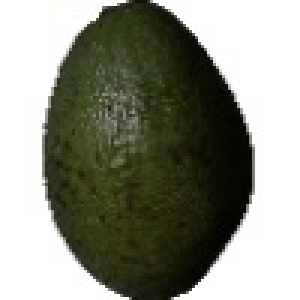
#> input picture [8] Perceptron/Fruits Dataset/Avocado/112_100.png, 100 x 100 px (shown 3 times larger)
$ jupyter execute --allow-errors Perceptron.ipynb
#> lines starting #> are read from the running program, lines starting #| are printed output that depends on the picture
# Perceptron

One way to automate classification of objects using their features is to find a decision line in feature space which can separate the classes. In this activity we learn about a simple algorithm to find the decision line. It takes its inspiration from brain cells or neurons.

The earliest mathematical model of a neuron is the McCulloch-Pitts Neuron (MCP) where each input $x_i$ enters through a dendrite with synaptic strength or weight $w_i$. The neuron sums these weighted inputs ($x_iw_i$) and lets the sum, $a$ , act on an activation function, $g$. The result, $z$, is then fired through the output to other neurons. The activation function can be any thresholding function such as a step function, a sigmoid function, or even a Gaussian function.

[cell 1]
import numpy as np
import pandas as pd
import cv2, glob, random, skimage
import matplotlib.pyplot as plt
import matplotlib.gridspec as gridspec
from PIL import Image
from matplotlib.patches import Rectangle
from skimage import color, filters, measure, morphology

plt.rcParams["figure.figsize"] = (4,4)
plt.rcParams["savefig.dpi"] = 300
plt.rcParams["savefig.bbox"] = "tight"
plt.rcParams["savefig.pad_inches"] = 0.1
# plt.rcParams["text.usetex"] = True

# Supress warnings
import warnings
warnings.filterwarnings('ignore')

## Training data and processing

Code for `jpg2png` function adapted from [this](https://gist.github.com/qingswu/1a58c9d66dfc0a6aaac45528bbe01b82) repository.

[cell 2]
# [5 lines left out: function jpg2png, not called in this run]

[cell 3]
# [8 lines left out: function NCC, not called in this run]

[cell 4]
# [7 lines left out: function scatter_NCC, not called in this run]

[cell 5]
# [4 lines left out: function RGB2Lab, not called in this run]

[cell 6]
# [8 lines left out: function hue, not called in this run]

[cell 7]
def fruit_select(fruit_name, data_points = 6):
#> called with fruit_name = 'Avocado', data_points = 6
    cv_img = []
    dataset = glob.glob("Fruits Dataset/" + str(fruit_name) + "/*.png")
    for img in dataset:
        n = cv2.imread(img)
#> n is the input picture: shape (100, 100, 3); mean B, G, R 130.7, 143.3, 141.3
        n = n[:,:,::-1] # reverse color channels
        cv_img.append(n)

    filtered_cv_img = random.sample(cv_img, data_points)
    return filtered_cv_img

Using the same principles for image thresholding and morphological cleaning for `regionprops`, we have

[cell 8]
# [5 lines left out: function fruit_thresh, not called in this run]

[cell 9]
# [50 lines left out: function feature_extract, not called in this run]

[cell 10]
# [21 lines left out: function feature_extract_data, not called in this run]

***

## Feature extraction of some fruits

Images adapted from [Fruits 360](https://www.kaggle.com/datasets/moltean/fruits), a dataset repository of images containing fruits and vegetables. Hue and eccentricity were considered for this activity. The color of objects can also be visualized and quantified by using the CIELAB color space. The 3-dimensional color space is built-up from three axes that are perpendicular to one another. Hue and chroma can be visualized and quantified by using the *a*b-plane of the CIELAB color space. The hue angle range starts, by definition, at the positive side of the $a^*$-axis and goes counter-clockwise. This implies that red has a hue angle of 0°. A full circle goes from 0° to 360°. This means that $$\text{hue} = \tan^{-1} \frac{b^*}{a^*}$$ which will be used later for the feature space extraction.

#> (a cell that did not finish here is left out)

#> (a cell that did not finish here is left out)

#> (a cell that did not finish here is left out)


#> (a cell that did not finish here is left out)

#> (a cell that did not finish here is left out)


#> (a cell that did not finish here is left out)

#> (a cell that did not finish here is left out)


#> (a cell that did not finish here is left out)

#> (a cell that did not finish here is left out)

#> (a cell that did not finish here is left out)

### Comparisons among fruits

#> (a cell that did not finish here is left out)

***
## Perceptron algorithm

Suppose we have two classes of **objects**, $w_1$ and $w_2$, which are both described by **features** $x_1$ and $x_2$. In the context of our data, $w_1$ may be bananas, $w_2$ may be oranges, $x_1$ is color and $x_2$ is eccentricity. We follow some notation rules as follows

- Subscripts of $x$ are the **feature components**. Corresponding weights $w$ will be indicated by subscripts as well. Thus $x_j$ and $w_j$ are the $j$th feature and corresponding synaptic weight, respectively. The feature vector is denoted by $$x=\begin{bmatrix} x_1 & x_2 \end{bmatrix}^T$$.
- Superscripts in $x$ indicate the **input sample number**. The corresponding perceptron output z is also indicated by a superscript. Thus $x^i_j$ indicate the $j$th feature of the $i$th sample while $z^i$ is the output of the perceptron due to input $x^i$.

### Perceptron weight change rule
For each sample $i$,
1. Include a **constant bias input** $x_0=1$ in all sample inputs. Thus, a two-feature vector will become three such that $\begin{bmatrix} 1 & x_1 & x_2 \end{bmatrix}^T$. Let $d^i$ be the class label of the feature: $d^i=1$ if the feature belongs to class 1, otherwise, -1 if it belongs to class 2.
2. Initialize the weights to some random number. Note the $x_o$ will have its corresponding weight $w_o$.
3. Calculate the **perceptron input** using steps 1 and 2. We use a step function as our **thresholding function** defined as $$z=g(a)=\begin{cases} 1, & \text{if} \quad a >= 0 \\ -1, &\text{otherwise} \end{cases}$$ as the perceptron output.
4. Calculate the weight change $\Delta w_j$ as $$\Delta w_j = \eta \left(d^i - z^i\right)x^i_j$$ where $\eta$ is the **learning rate**  and is assigned a number between 0 and 1.
5. Update the weights as $w_j = w_j + \Delta w_j$.
6. Iterate through samples. Stop when $d^i - z^i$ is small or a number of iterations is reached.

For reference, the sequence from input to output follows as
1. Taking the dot product between the features and weights, i.e. $$a = x_1w_1 + x_2w_2 + \cdots + x_nw_n = \sum x_iw_i = x^Tw$$.
2. The output $z$ is then equal to the output of an activation/threshold function acting on $a$ given by $z=g(a)$.

[cell 22]
def unit_step_function(a):
    return np.where(a>=0, 1, -1)

[cell 23]
def perceptron(data1, data2, learning_rate = 0.01, epoch = 1000):
    samples = np.hstack([data1, data2])
    features = np.array(samples).T # samples - take the four features from two objects!
    bias_element = np.ones(np.shape(features)[0]).reshape(np.shape(features)[0], -1) # add a bias of 1.0
    features = np.hstack((bias_element, features))

    # initialize labels for both classes
    labels = np.zeros(np.shape(features)[0])
    labels[0:np.shape(features)[0]//2] = -1
    labels[np.shape(features)[0]//2:] = 1

    # initialize weights to random numbers
    weights = np.random.random(len(features[0]))

    # apply weight change rule
    for time in range(epoch):
        for i, x in enumerate(features):
            a = np.dot(x.T, weights)
            output = unit_step_function(a)
            deltaw = learning_rate * (labels[i] - output) * x
            weights += deltaw

    return weights

[cell 24]
def line_params(weights):
    A, B, C = weights[1], weights[2], -weights[0]
    slope = -A/B
    intercept = C/B
    return slope, intercept

***
## Fruit classifications

[cell 25]
fig,ax = plt.subplots(5, 5, figsize = (12, 12), sharex = True, sharey = True, tight_layout = True)

#> (the rest of this cell did not finish here and is left out)

***
## Feature extraction of stars

The purpose of making the [dataset](https://www.kaggle.com/datasets/deepu1109/star-dataset) is to prove that the stars follows a certain graph in the celestial Space, specifically called **Hertzsprung-Russell Diagram** so that we can classify stars by plotting its features based on that graph.

The dataset is created based on several equations in astrophysics. They are given below:
1. Stefan-Boltzmann's law of Black body radiation (to find the luminosity of a star)
2. Wienn's Displacement law (for finding surface temperature of a star using wavelength)
3. Absolute magnitude relation
4. Radius of a star using parallax

[cell 26]
# load dataset
stars_dataset = pd.read_csv("Stars Dataset.csv")
#> (reads [8] Perceptron/Stars Dataset.csv from the repository)
stars_dataset = pd.DataFrame(stars_dataset)

[cell 27]
stars_dataset

[cell 28]
temperature = stars_dataset["Temperature (K)"].to_numpy()
luminosity = stars_dataset["Luminosity (L/Lo)"].to_numpy()
abs_magnitude = stars_dataset["Absolute magnitude (Mv)"].to_numpy()

spectral_class = stars_dataset["Spectral Class"].to_numpy()
star_type = stars_dataset["Star type"].to_numpy()

### Spectral classes

Most stars are currently classified under the **Morgan–Keenan (MK)** system using the letters O, B, A, F, G, K, and M, a sequence from the hottest (O type) to the coolest (M type). Each letter class is then subdivided using a numeric digit with 0 being hottest and 9 being coolest (e.g., A8, A9, F0, and F1 form a sequence from hotter to cooler).

[cell 29]
O_SC = np.where(spectral_class == "O")
B_SC = np.where(spectral_class == "B")
A_SC = np.where(spectral_class == "A")
F_SC = np.where(spectral_class == "F")
G_SC = np.where(spectral_class == "G")
K_SC = np.where(spectral_class == "K")
M_SC = np.where(spectral_class == "M")

[cell 30]
fig, ax = plt.subplots(1, 2, figsize = (10, 5), tight_layout = True)

spectrums = [O_SC, B_SC, A_SC, F_SC, G_SC, K_SC, M_SC]
spectrum_label = ["O", "B", "A", "F", "G", "K", "M"]
color_spectrum = ["blue", "cornflowerblue", "lightblue", "paleturquoise", "peru", "darkorange", "lightcoral"]

for (i, spec), tag, color in zip(enumerate(spectrums), spectrum_label, color_spectrum):

    ax[0].scatter(temperature[spec], luminosity[spec], alpha = 0.5, label = tag, c = color)
    ax[0].legend(title = "Spectral class", ncol = 2)
    ax[0].set_xlabel("Temperature (K)")
    ax[0].set_ylabel("Luminosity (W)")
    ax[0].set_xscale("log")
    ax[0].set_yscale("log")
    ax[0].invert_xaxis()

    ax[1].scatter(temperature[spec], abs_magnitude[spec], alpha = 0.5, label = tag, c = color)
    ax[1].legend(title = "Spectral class", ncol = 2)
    ax[1].set_xlabel("Temperature (K)")
    ax[1].set_ylabel("Absolute magnitude ($M_v$)")
    ax[1].set_xscale("log")
    ax[1].invert_xaxis()

fig.savefig("spectral classes.png")
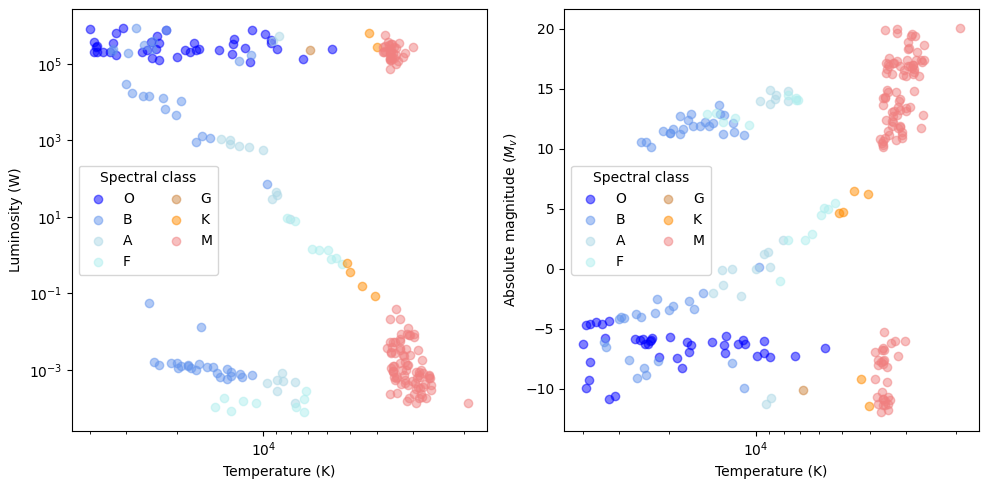
#> figure drawn by matplotlib, 2 panels

### Star types
Some descriptions adapted from [NASA Science Universe Exploration](https://universe.nasa.gov/stars/types/#otp_main_sequence_stars).

1. **Red dwarfs** are the smallest main sequence stars – just a fraction of the Sun’s size and mass. They’re also the coolest, and appear more orange in color than red.
2. **Brown dwarfs** form the same way as main sequence stars, from gas and dust clumps in nebulae, but they never gain enough mass to do fusion on the scale of a main sequence star. Others may form like planets, from disks of gas and dust around stars.
3. After a red giant has shed all its atmosphere, only the core remains. Scientists call this kind of stellar remnant a **white dwarf**. A white dwarf is usually Earth-size but hundreds of thousands of times more massive. A teaspoon of its material would weigh more than a pickup truck. A white dwarf produces no new heat of its own, so it gradually cools over billions of years.
4. **Main sequence stars** make up around 90% of the universe’s stellar population. They range in luminosity, color, and size – from a tenth to 200 times the Sun’s mass – and live for millions to billions of years.
5. **Supergiants** are among the most massive and most luminous stars. Supergiant stars occupy the top region of the Hertzsprung–Russell diagram with absolute visual magnitudes between about −3 and −8. The temperature range of supergiant stars spans from about 3,400 K to over 20,000 K.
6. A **hypergiant** is a very rare type of star that has an extremely high luminosity, mass, size and mass loss because of its extreme stellar winds.

[cell 31]
red_dwarf = np.where(star_type == 0)
brown_dwarf = np.where(star_type == 1)
white_dwarf = np.where(star_type == 2)
main_sequence = np.where(star_type == 3)
supergiant = np.where(star_type == 4)
hypergiant = np.where(star_type == 5)

[cell 32]
fig, ax = plt.subplots(1, 2, figsize = (10, 5), tight_layout = True)

star_classes = [red_dwarf, brown_dwarf, white_dwarf, main_sequence, supergiant, hypergiant]
star_names = ["Red dwarfs", "Brown dwarfs", "White dwarfs", "Main sequence", "Supergiants", "Hypergiants"]
color_spectrum = ["lightcoral", "peru", "lightsteelblue", "orange", "red", "darkred"]

for (i, types), tag, color in zip(enumerate(star_classes), star_names, color_spectrum):

    ax[0].scatter(temperature[types], luminosity[types], alpha = 0.5, label = tag, c = color)
    ax[0].legend(title = "Star type")
    ax[0].set_xlabel("Temperature (K)")
    ax[0].set_ylabel("Luminosity (W)")
    ax[0].set_xscale("log")
    ax[0].set_yscale("log")
    ax[0].invert_xaxis()

    ax[1].scatter(temperature[types], abs_magnitude[types], alpha = 0.5, label = tag, c = color)
    ax[1].legend(title = "Star type")
    ax[1].set_xlabel("Temperature (K)")
    ax[1].set_ylabel("Absolute magnitude ($M_v$)")
    ax[1].set_xscale("log")
    ax[1].invert_xaxis()

fig.savefig("star stypes.png")
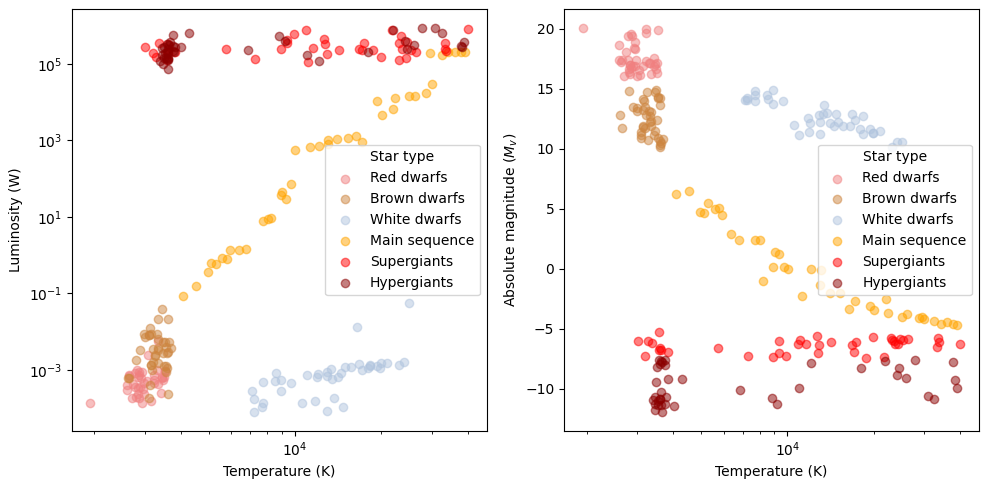
#> figure drawn by matplotlib, 2 panels
